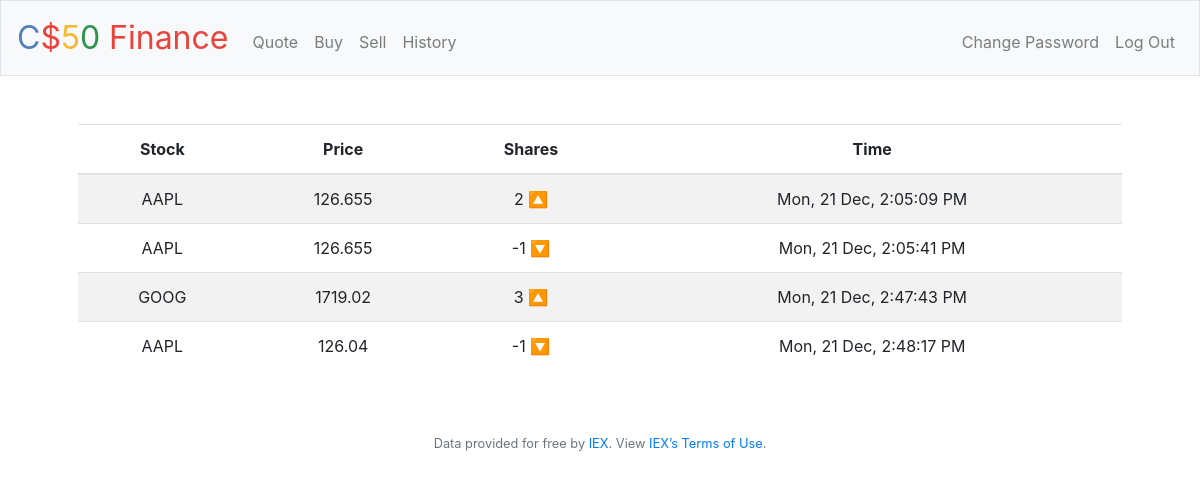
The app's page /history (signed in) with its own data.
### tables this page shows
CREATE TABLE history(user_id INT REFERENCES users(id) NOT NULL, symbol VARCHAR(10), price INT, shares INT,time DATETIME DEFAULT CURRENT_TIMESTAMP);

### application.py (the view)
@app.route("/history")
@login_required
def history():
    histories = db.execute("SELECT * FROM history where user_id = ?", session["user_id"])
    return render_template("history.html", histories=histories, strptime=strptime, strftime=strftime)

### application.py (called while the page is built)
@app.after_request
def after_request(response):
    response.headers["Cache-Control"] = "no-cache, no-store, must-revalidate"
    response.headers["Expires"] = 0
    response.headers["Pragma"] = "no-cache"
    return response

### helpers.py (called while the page is built)
def login_required(f):
    @wraps(f)
    def decorated_function(*args, **kwargs):
        if session.get("user_id") is None:
            return redirect("/login")
        return f(*args, **kwargs)
    return decorated_function

### templates/history.html (shortened to what this page needs)
{% extends "layout.html" %}
{% block main %}
<table class="table table-striped">
    <thead>
      <tr>
        <th scope="col">Stock</th>
        <th scope="col">Price</th>
        <th scope="col">Shares</th>
        <th scope="col">Time</th>
      </tr>
    </thead>
    <tbody>
    {% for history in histories %}
      <tr>
        <td>{{ history["symbol"] }}</td>
        <td>{{ history["price"] }}</td>
        <td>{{ history["shares"] }}{{ ' ' }}{{ '🔼' if history["shares"] > 0 else '🔽' }}</td>
        <td>{{ strftime("%a, %d %b, %l:%M:%S %p", strptime(history["time"], "%Y-%m-%d %H:%M:%S")) }}</td>
      </tr>
    {% endfor %}
    </tbody>
</table>
{% endblock %}

### templates/layout.html (shortened to what this page needs)
<!DOCTYPE html>
<html lang="en">
    <head>
        <link rel="stylesheet" href="https://cdn.jsdelivr.net/npm/bootstrap@4.5.3/dist/css/bootstrap.min.css">
        <link href="/static/styles.css" rel="stylesheet">
    </head>
    <body>
        <nav class="navbar navbar-expand-md navbar-light bg-light border">
            <a class="navbar-brand" href="/"><span class="blue">C</span><span class="red">$</span><span class="yellow">5</span><span class="green">0</span> <span class="red">Finance</span></a>
            <div class="collapse navbar-collapse" id="navbar">
                {% if session.user_id %}
                    <ul class="navbar-nav mr-auto mt-2">
                        <li class="nav-item"><a class="nav-link" href="/quote">Quote</a></li>
                        <li class="nav-item"><a class="nav-link" href="/buy">Buy</a></li>
                        <li class="nav-item"><a class="nav-link" href="/sell">Sell</a></li>
                        <li class="nav-item"><a class="nav-link" href="/history">History</a></li>
                    </ul>
                    <ul class="navbar-nav ml-auto mt-2">
                        <li class="nav-item"><a class="nav-link">{{ cash }}</a></li>
                        <li class="nav-item"><a class="nav-link" href="/changepassword">Change Password</a></li>
                        <li class="nav-item"><a class="nav-link" href="/logout">Log Out</a></li>
                    </ul>
                {% else %}
                    <ul class="navbar-nav ml-auto mt-2">
                        <li class="nav-item"><a class="nav-link" href="/register">Register</a></li>
                        <li class="nav-item"><a class="nav-link" href="/login">Log In</a></li>
                    </ul>
                {% endif %}
            </div>
        </nav>
        <main class="container p-5">
            {% block main %}{% endblock %}
        </main>
        <footer class="small text-center text-muted">
            Data provided for free by <a href="https://iextrading.com/developer">IEX</a>. View <a href="https://iextrading.com/api-exhibit-a/">IEX’s Terms of Use</a>.
        </footer>
    </body>
</html>

### static/styles.css (style rules this page uses)
nav .navbar-brand { font-size: xx-large; }
nav .navbar-brand .blue { color: #537fbe; }
nav .navbar-brand .red { color: #ea433b; }
nav .navbar-brand .yellow { color: #f5b82e; }
nav .navbar-brand .green { color: #2e944b; }
main { overflow-x: auto; text-align: center; }

### records on screen
history: symbol "AAPL", price "126.655", shares "2", shares "🔼", time "Mon, 21 Dec, 2:05:09 PM"
history: symbol "AAPL", price "126.655", shares "-1", shares "🔽", time "Mon, 21 Dec, 2:05:41 PM"
history: symbol "GOOG", price "1719.02", shares "3", shares "🔼", time "Mon, 21 Dec, 2:47:43 PM"
history: symbol "AAPL", price "126.04", shares "-1", shares "🔽", time "Mon, 21 Dec, 2:48:17 PM"
